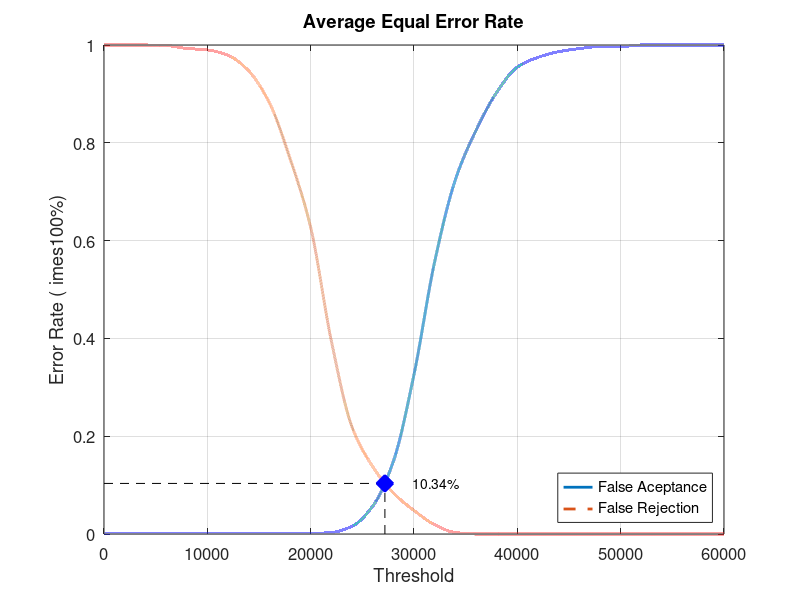
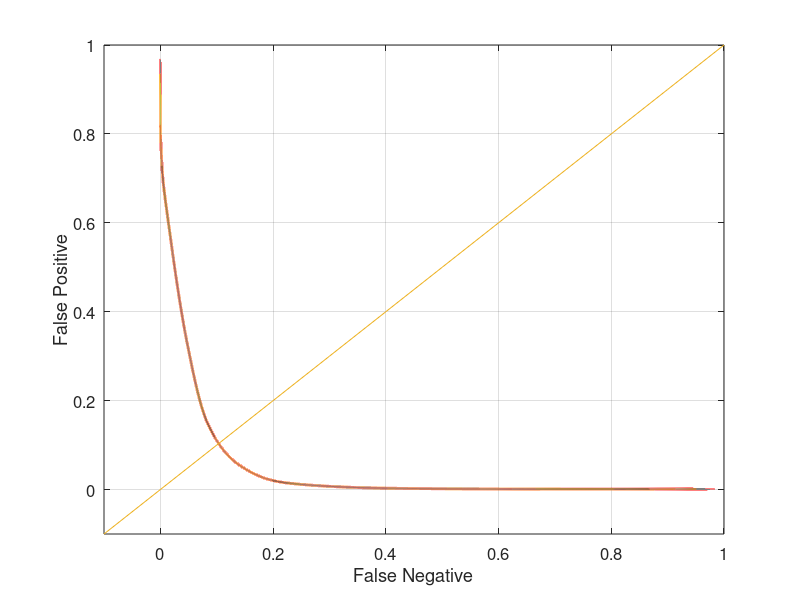

These figures' MATLAB source, in order:
close all;
clear;
clc;
x = 0:2000:60000;
xq = 0:0.5:60000;

y0 = [0 0.00105263 0.00105263 0.00105263 0.00105263 0.00105263 0.00105263 0.00105263 0.00105263 0.00105263 0.00105263 0.0031579 0.0157895 0.0568421 0.148421 0.326316 0.556842 0.724211 0.825263 0.903158 0.954737 0.974737 0.986316 0.992632 0.996842 0.996842 1 1 1 1 1]
yy0 = interp1(x, y0, xq, 'pchip');
y1 = [1 1 1 0.999 0.993 0.99 0.979 0.947 0.882 0.768 0.627 0.395 0.219 0.138 0.084 0.048 0.019 0.003 0 0 0 0 0 0 0 0 0 0 0 0 0]
yy1 = interp1(x, y1, xq, 'pchip');

% Calculating EER: 
y2 = abs(y0 - y1);
find(y2 == min(y2))
yy2 = abs(yy0 - yy1);
xEER = find(yy2 == min(yy2));
xEERIndex = xq(xEER) % X-axis EER
yEER = yy0(xEER) % Y-axis EER

main = figure
plot(xq, yy0,'-','LineWidth', 2);	hold on
plot(xq, yy1,'--','LineWidth', 2);	hold on
plot([xEERIndex xEERIndex], [0 yEER], 'k--');	hold on
plot([0 xEERIndex], [yEER yEER], 'k--');	hold on
plot(xEERIndex, yEER, 'bx', 'LineWidth', 10);	hold on
text(xEERIndex + 10 * xEERIndex / 100, yEER, [num2str(round((10000 * yEER)) / 100) '%'])
legend('False Aceptance', 'False Rejection', 'Location', 'SouthEast')
xlabel('Threshold')
ylabel('Error Rate (	imes100%)')
title('Average Equal Error Rate')
set(gca, 'FontSize', 12)
axis([0 60000 0 1])
grid on

print(main, 'Database3AverageMain', '-dpng');
FNRxFPR = figure('Color', [1 1 1]);
plot(yy1, yy0, '-', yy1, yy0, 'LineWidth', 2);
hold on
y = -0.1:0.1:1
plot(y, y); 
set(gca, 'FontSize', 12)
xlabel('False Negative')
ylabel('False Positive')
axis([-0.1 1 -0.1 1])
set(gca, 'FontSize', 12)
grid on

print(FNRxFPR, 'Database3AverageFNRxFPR','-dpng');
